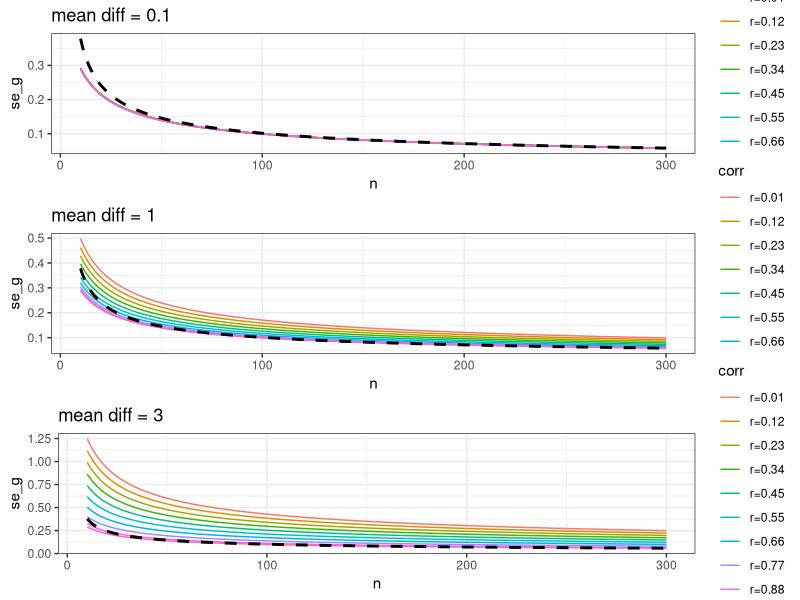

The R source for this figure:

#------------------------------------------------------------------
# The following scripts calculates the standard error for repeated
# measures Hdges g, for different sample sized, inter-item 
# correlations, and effect sizes. It then compares these estimates
# to the standard error as estimated by Fisher Z. 
#
# The formulas used in this script are incorporated from:
# Borenstein, et al., (2009), Introduction to Meta-Analysis.
#------------------------------------------------------------------

# load packages
library(tidyverse)
library(gridExtra)

# Run calculations for 3 different mean differences.
for (difference in c(0.1, 1, 3)) {

# Define input parameters
n <- 10:300
diff <- difference
sd_diff <- 1
r <- seq(0.01, 0.99, length.out = 10)

# Compute standard error for Fisher's Z
var_z <- 1/(n-3)        # Borenstein 6.3 (assuming number of pairs as n!)
se_z <- sqrt(var_z)     # Borenstein 6.4

# Compute standard error for repeated measures d, for 
se_g <- sapply(r, function(r) {
  # SE in dz
  sd_within <- sd_diff/sqrt(2*(1-r))          # Borenstein 4.27
  d <- diff / sd_within                       # Borenstein 4.26
  var_d <- ( (1/n)+(d^2/(2*n)) * (2*(1-r)) )  # Borenstein 4.28
  # convert to g
  j = 1-3/(4*(n-1)-1)   # Borenstein 4.22
  var_g <- j^2 * var_d  # Borenstein 4.24
  se_g <- sqrt(var_g)   # Borenstein 4.25
})

# reshape the data to long format
se_g <- as.data.frame(se_g)
names(se_g) <- paste("r=", round(seq(0.01, 0.99, length.out = 10), 2), sep = "")
se_g$n <- n
se_g$z <- se_z
se_g <- gather(se_g, corr, se_g, 1:10)

# Plot standard error for different values of inter-trial correlation. 
assign(paste("d", diff, sep = ""), 
       ggplot(se_g, aes(n, se_g, col = corr)) + 
         geom_line() + 
         geom_line(aes(y = z), size = 1, col = "black", linetype = 2) +
         theme_bw() + 
         ggtitle(paste("mean diff =", diff))
)

}

# Plot standard error estimates for three different values of d.
# The stippled black line represents standard error of Fisher's Z. 
grid.arrange(d0.1, d1, d3)
